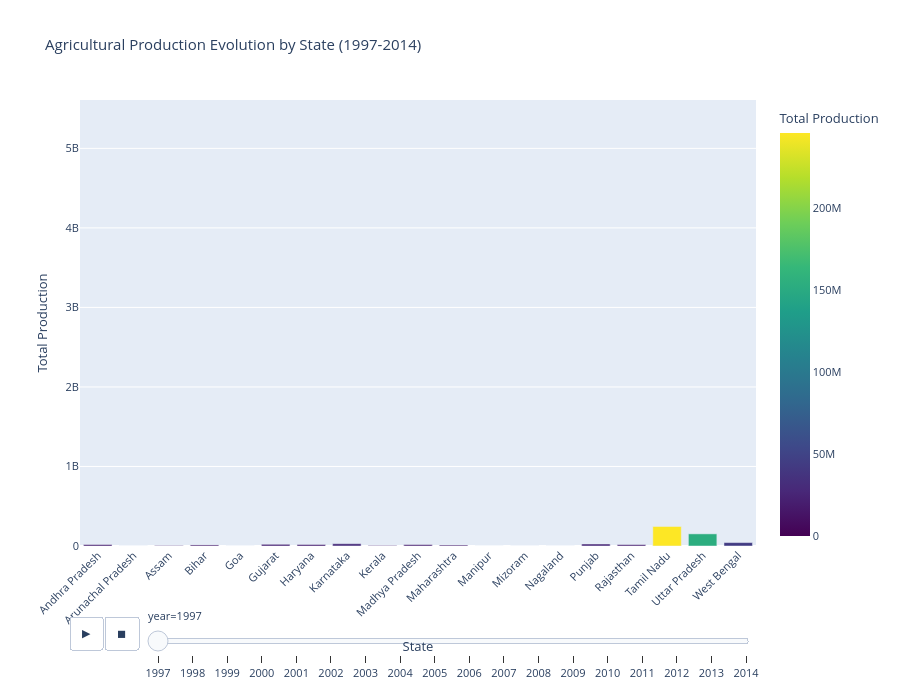

This figure's notebook cell:
### Markdown cell above
## 8. Time-Series Animation (Production Over Years)

### Code cell
# Aggregate by state and year
state_year_prod = india.groupby(['state', 'year'])['production'].sum().reset_index()

# Create animated bar chart
fig = px.bar(
    state_year_prod,
    x='state',
    y='production',
    animation_frame='year',
    title='Agricultural Production Evolution by State (1997-2014)',
    labels={'production': 'Total Production', 'state': 'State'},
    color='production',
    color_continuous_scale='Viridis',
    height=700,
    range_y=[0, state_year_prod['production'].max() * 1.1]
)

fig.update_layout(
    xaxis_tickangle=-45,
    font=dict(size=11)
)

fig.write_html(f'{OUTPUT}/india_production_animation.html')
fig.show()

print(f"✅ Animated map saved to: {OUTPUT}/india_production_animation.html")

### Figure 1 — Plotly figure (JSON) as saved in the notebook; plotly's stock layout.template omitted (floating-point values rounded to 4 significant figures)
{"data": [{"hovertemplate": "year=1997<br>State=%{x}<br>Total Production=%{marker.color}<extra></extra>", "legendgroup": "", "marker": {"color": [17770000.0, 222400.0, 5065000.0, 13200000.0, 72540.0, 21280000.0, 18840000.0, 28660000.0, 6221000.0, 17190000.0, 11640000.0, 412.0, 150900.0, 219600.0, 24880000.0, 17090000.0, 245500000.0, 152600000.0, 42970000.0], "coloraxis": "coloraxis", "pattern": {"shape": ""}}, "name": "", "orientation": "v", "showlegend": false, "textposition": "auto", "type": "bar", "x": ["Andhra Pradesh", "Arunachal Pradesh", "Assam", "Bihar", "Goa", "Gujarat", "Haryana", "Karnataka", "Kerala", "Madhya Pradesh", "Maharashtra", "Manipur", "Mizoram", "Nagaland", "Punjab", "Rajasthan", "Tamil Nadu", "Uttar Pradesh", "West Bengal"], "xaxis": "x", "y": [17770000.0, 222400.0, 5065000.0, 13200000.0, 72540.0, 21280000.0, 18840000.0, 28660000.0, 6221000.0, 17190000.0, 11640000.0, 412.0, 150900.0, 219600.0, 24880000.0, 17090000.0, 245500000.0, 152600000.0, 42970000.0], "yaxis": "y"}], "layout": {"barmode": "relative", "coloraxis": {"colorbar": {"title": {"text": "Total Production"}}, "colorscale": [[0, "#440154"], [0.1111, "#482878"], [0.2222, "#3e4989"], [0.3333, "#31688e"], [0.4444, "#26828e"], [0.5556, "#1f9e89"], [0.6667, "#35b779"], [0.7778, "#6ece58"], [0.8889, "#b5de2b"], [1, "#fde725"]]}, "font": {"size": 11}, "height": 700, "legend": {"tracegroupgap": 0}, "sliders": [{"active": 0, "currentvalue": {"prefix": "year="}, "len": 0.9, "pad": {"b": 10, "t": 60}, "steps": [{"args": [["1997"], {"frame": {"duration": 0, "redraw": true}, "fromcurrent": true, "mode": "immediate", "transition": {"duration": 0, "easing": "linear"}}], "label": "1997", "method": "animate"}, {"args": [["1998"], {"frame": {"duration": 0, "redraw": true}, "fromcurrent": true, "mode": "immediate", "transition": {"duration": 0, "easing": "linear"}}], "label": "1998", "method": "animate"}, {"args": [["1999"], {"frame": {"duration": 0, "redraw": true}, "fromcurrent": true, "mode": "immediate", "transition": {"duration": 0, "easing": "linear"}}], "label": "1999", "method": "animate"}, {"args": [["2000"], {"frame": {"duration": 0, "redraw": true}, "fromcurrent": true, "mode": "immediate", "transition": {"duration": 0, "easing": "linear"}}], "label": "2000", "method": "animate"}, {"args": [["2001"], {"frame": {"duration": 0, "redraw": true}, "fromcurrent": true, "mode": "immediate", "transition": {"duration": 0, "easing": "linear"}}], "label": "2001", "method": "animate"}, {"args": [["2002"], {"frame": {"duration": 0, "redraw": true}, "fromcurrent": true, "mode": "immediate", "transition": {"duration": 0, "easing": "linear"}}], "label": "2002", "method": "animate"}, {"args": [["2003"], {"frame": {"duration": 0, "redraw": true}, "fromcurrent": true, "mode": "immediate", "transition": {"duration": 0, "easing": "linear"}}], "label": "2003", "method": "animate"}, {"args": [["2004"], {"frame": {"duration": 0, "redraw": true}, "fromcurrent": true, "mode": "immediate", "transition": {"duration": 0, "easing": "linear"}}], "label": "2004", "method": "animate"}, {"args": [["2005"], {"frame": {"duration": 0, "redraw": true}, "fromcurrent": true, "mode": "immediate", "transition": {"duration": 0, "easing": "linear"}}], "label": "2005", "method": "animate"}, {"args": [["2006"], {"frame": {"duration": 0, "redraw": true}, "fromcurrent": true, "mode": "immediate", "transition": {"duration": 0, "easing": "linear"}}], "label": "2006", "method": "animate"}, {"args": [["2007"], {"frame": {"duration": 0, "redraw": true}, "fromcurrent": true, "mode": "immediate", "transition": {"duration": 0, "easing": "linear"}}], "label": "2007", "method": "animate"}, {"args": [["2008"], {"frame": {"duration": 0, "redraw": true}, "fromcurrent": true, "mode": "immediate", "transition": {"duration": 0, "easing": "linear"}}], "label": "2008", "method": "animate"}, {"args": [["2009"], {"frame": {"duration": 0, "redraw": true}, "fromcurrent": true, "mode": "immediate", "transition": {"duration": 0, "easing": "linear"}}], "label": "2009", "method": "animate"}, {"args": [["2010"], {"frame": {"duration": 0, "redraw": true}, "fromcurrent": true, "mode": "immediate", "transition": {"duration": 0, "easing": "linear"}}], "label": "2010", "method": "animate"}, {"args": [["2011"], {"frame": {"duration": 0, "redraw": true}, "fromcurrent": true, "mode": "immediate", "transition": {"duration": 0, "easing": "linear"}}], "label": "2011", "method": "animate"}, {"args": [["2012"], {"frame": {"duration": 0, "redraw": true}, "fromcurrent": true, "mode": "immediate", "transition": {"duration": 0, "easing": "linear"}}], "label": "2012", "method": "animate"}, {"args": [["2013"], {"frame": {"duration": 0, "redraw": true}, "fromcurrent": true, "mode": "immediate", "transition": {"duration": 0, "easing": "linear"}}], "label": "2013", "method": "animate"}, {"args": [["2014"], {"frame": {"duration": 0, "redraw": true}, "fromcurrent": true, "mode": "immediate", "transition": {"duration": 0, "easing": "linear"}}], "label": "2014", "method": "animate"}], "x": 0.1, "xanchor": "left", "y": 0, "yanchor": "top"}], "title": {"text": "Agricultural Production Evolution by State (1997-2014)"}, "updatemenus": [{"buttons": [{"args": [null, {"frame": {"duration": 500, "redraw": true}, "fromcurrent": true, "mode": "immediate", "transition": {"duration": 500, "easing": "linear"}}], "label": "&#9654;", "method": "animate"}, {"args": [[null], {"frame": {"duration": 0, "redraw": true}, "fromcurrent": true, "mode": "immediate", "transition": {"duration": 0, "easing": "linear"}}], "label": "&#9724;", "method": "animate"}], "direction": "left", "pad": {"r": 10, "t": 70}, "showactive": false, "type": "buttons", "x": 0.1, "xanchor": "right", "y": 0, "yanchor": "top"}], "xaxis": {"anchor": "y", "domain": [0, 1], "tickangle": -45, "title": {"text": "State"}}, "yaxis": {"anchor": "x", "domain": [0, 1], "range": [0, 5608000000.0], "title": {"text": "Total Production"}}}}
